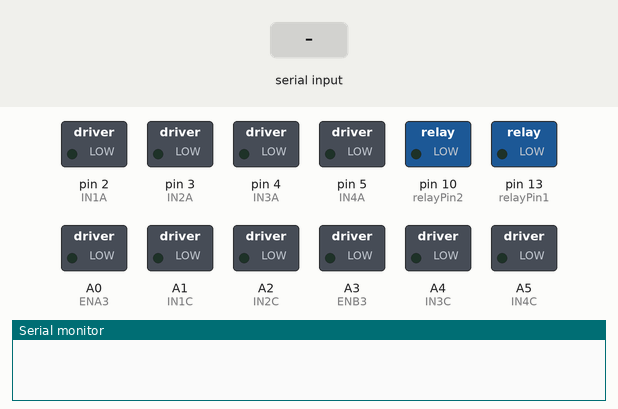
Recording of a sketch running on a simulated Arduino Uno, built with avr-gcc and run on an emulated ATmega328P. On the bench: switched loads named in the sketch (green lamp = pin HIGH), the last lines printed to the serial monitor. The test bench sets the inputs (shaded band).

Above: at 1.2 s.
1.3 s: "R" received over Serial
At 1.9 s:
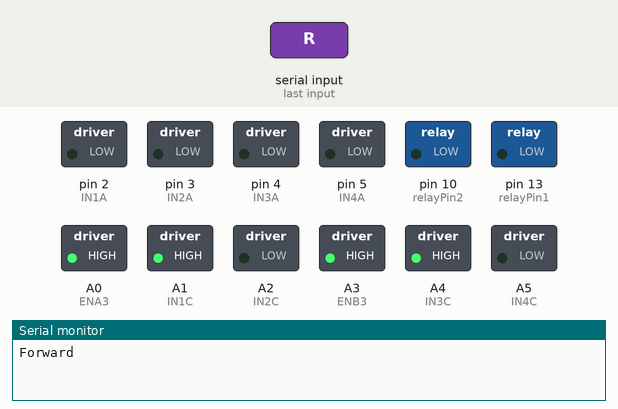
2.8 s: byte 84 ('T') received over Serial
At 4.0 s:
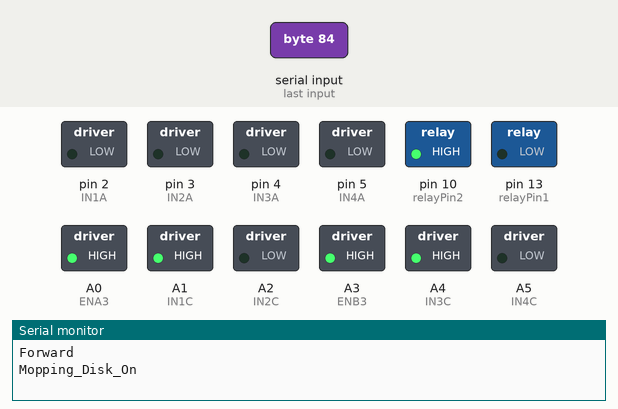
4.3 s: byte 114 ('r') received over Serial
At 5.4 s:
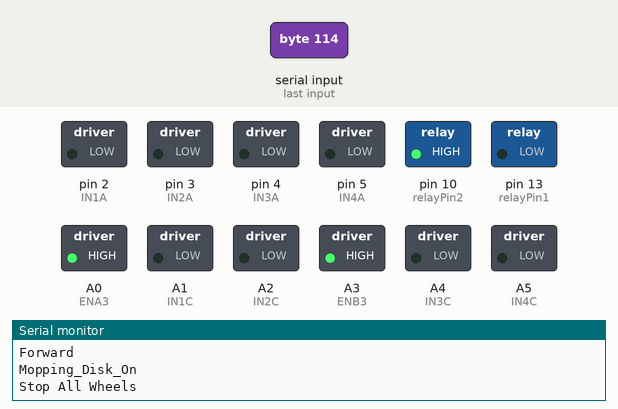
5.8 s: byte 116 ('t') received over Serial
At 6.5 s:
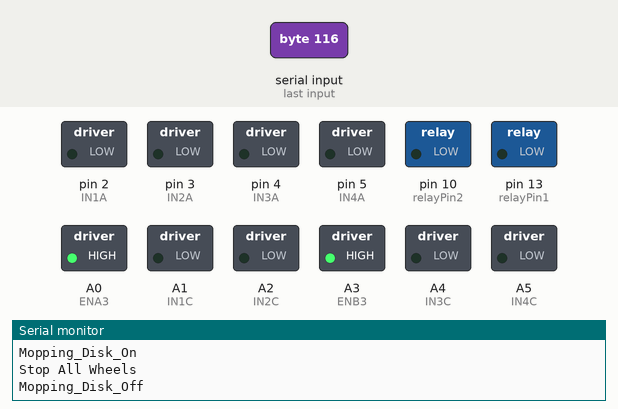
7.3 s: "G" received over Serial
At 7.6 s:
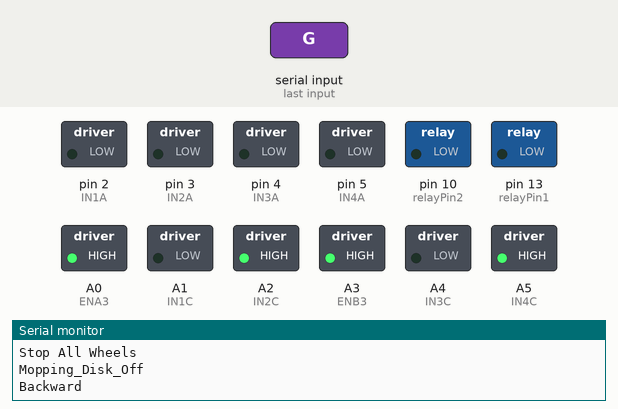
8.8 s: "B" received over Serial
At 10.0 s:
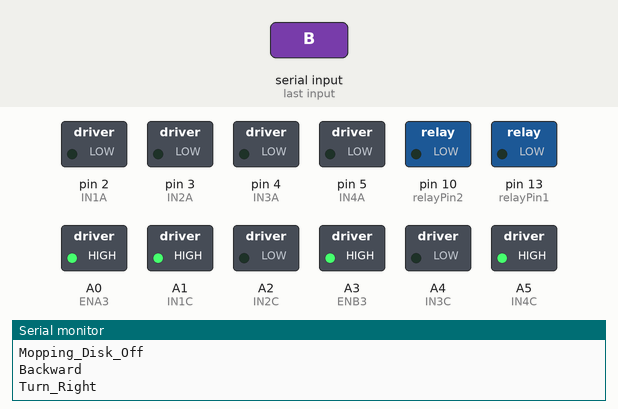
Timing chart, 0 to 11.3 s (numbered marks = the images above; inputs shaded):
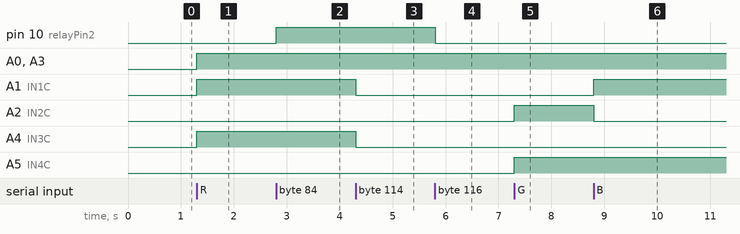

The sketch:

Final_One_DP_R3.ino
```cpp
// Define motor control pins for L298N Motor Driver 1 Water Pump & Cooling Fan
const int IN1A = 2;
const int IN2A = 3;
const int IN3A = 4;
const int IN4A = 5;

// Define motor control pins for L298N Motor Driver 2 Front Wheels
const int ENA3 = A0;
const int IN1C = A1;
const int IN2C = A2;
const int ENB3 = A3;
const int IN3C = A4;
const int IN4C = A5;

//Define relay pin
//Sweeping Roller
const int relayPin1 = 13;
//Mopping Disk
const int relayPin2 = 10;

// Define signal of Bluetooth controller
char data;

void setup() {
  // Initialize motor control pins as outputs
  Serial.begin(9600);
  pinMode(IN1A, OUTPUT);
  pinMode(IN2A, OUTPUT);
  pinMode(IN3A, OUTPUT);
  pinMode(IN4A, OUTPUT);

  pinMode(ENA3, OUTPUT);
  pinMode(IN1C, OUTPUT);
  pinMode(IN2C, OUTPUT);
  pinMode(ENB3, OUTPUT);
  pinMode(IN3C, OUTPUT);
  pinMode(IN4C, OUTPUT);

  pinMode(relayPin1, OUTPUT);
  digitalWrite(relayPin1, LOW);
  pinMode(relayPin2, OUTPUT);
  digitalWrite(relayPin2, LOW);
}

void loop() {
  // Check if there is any data received from the Bluetooth module
  if (Serial.available() >0) {
    // Read the incoming data
    data = Serial.read();

    // Print the received data to the serial monitor
    if (data == 'R') {
      Serial.println("Forward");
      moveForward();
    }
    else if (data == 'G') {
      Serial.println("Backward");
      moveBackward();
    }
    else if (data == 'B') {
      Serial.println("Turn_Right");
      turnRight();
    }
    else if (data == 'Y') {
      Serial.println("Turn_Left");
      turnLeft();
    }
    else if (data == 'D') {
      Serial.println("Start All");
      startAllMotors();
    }
    else if (data == 'C') {
      Serial.println("Cooling_Fan_On");
      coolingFan();
    }
    else if (data == 'c') {
      Serial.println("Cooling_Fan_Off");
      coolingFanOff();
    }
    else if (data == 'S') {
      Serial.println("Sweeping_Roller_On");
      sweepingRoller();
    }
    else if (data == 's') {
      Serial.println("Sweeping_Roller_Off");
      sweepingRollerOff();
    }
    else if (data == 'W') {
      Serial.println("Water_Pump_On");
      waterPump();
    }
    else if (data == 'w') {
      Serial.println("Waater_Pump_Off");
      waterPumpOff();
    }
    else if (data == 'T') {
      Serial.println("Mopping_Disk_On");
      moppingDisk();
    }
    else if (data == 't') {
      Serial.println("Mopping_Disk_Off");
      moppingDiskOff();
    }
    else if (data == 'A') {
      Serial.println("Autonomous Mode");
      //autonomousMode = !autonomousMode; // Toggle autonomous mode
    }
    else if (data == 'a') {
      Serial.println("Autonomous Mode Off");
      //autonomousMode = !autonomousMode; // Toggle autonomous mode
    }
    else if ((data == 'r') || (data == 'g') || (data == 'b') || (data == 'y')) {
      Serial.println("Stop All Wheels");
      stopAllWheels();
    }
    /*else if ((data == 'a') || (data == 'c') || (data == 's') || (data == 'w') || (data == 't')) {
      Serial.println("Stop All");
      stopAllMotors();
    }*/
    else if (data == 'd') {
      Serial.println("Stop All");
      stopAllMotors();
    }
  }
}

void moveForward(){
  // Motor Driver 2
  digitalWrite(IN1C, HIGH);
  digitalWrite(IN2C, LOW);
  analogWrite(ENA3, 255);

  digitalWrite(IN3C, HIGH);
  digitalWrite(IN4C, LOW);
  analogWrite(ENB3, 255);
}

void startAllMotors(){
  //Motion of the front
  //Motor Driver 1
  digitalWrite(IN1A, HIGH);
  digitalWrite(IN2A, LOW);

  digitalWrite(IN3A, HIGH);
  digitalWrite(IN4A, LOW);

  //Relay
  digitalWrite(relayPin1, HIGH);
  digitalWrite(relayPin2, HIGH);
}

void moveBackward(){
  //Backward movement
  // Motor Driver 1
  digitalWrite(IN1A, LOW);
  digitalWrite(IN2A, LOW);

  digitalWrite(IN3A, LOW);
  digitalWrite(IN4A, LOW);

  // Motor Driver 2
  digitalWrite(IN1C, LOW);
  digitalWrite(IN2C, HIGH);
  analogWrite(ENA3, 255);

  digitalWrite(IN3C, LOW);
  digitalWrite(IN4C, HIGH);
  analogWrite(ENB3, 255);

  //Relay
  digitalWrite(relayPin1, LOW);
  digitalWrite(relayPin2, LOW);
}

void turnRight(){
  //Turn right side
  // Motor Driver 1
  digitalWrite(IN1A, LOW);
  digitalWrite(IN2A, LOW);

  digitalWrite(IN3A, LOW);
  digitalWrite(IN4A, LOW);

  // Motor Driver 2
  digitalWrite(IN1C, HIGH);
  digitalWrite(IN2C, LOW);
  //analogWrite(ENA3, 0);

  digitalWrite(IN3C, LOW);
  digitalWrite(IN4C, HIGH);
  //analogWrite(ENB3, 0);

  //Relay
  digitalWrite(relayPin1, LOW);
  digitalWrite(relayPin2, LOW);
}

void turnLeft(){
  //Turn right side
  // Motor Driver 1
  digitalWrite(IN1A, LOW);
  digitalWrite(IN2A, LOW);

  digitalWrite(IN3A, LOW);
  digitalWrite(IN4A, LOW);

  // Motor Driver 2
  digitalWrite(IN1C, LOW);
  digitalWrite(IN2C, HIGH);
  //analogWrite(ENA3, 0);

  digitalWrite(IN3C, HIGH);
  digitalWrite(IN4C, LOW);
  //analogWrite(ENB3, 0);

  //Relay
  digitalWrite(relayPin1, LOW);
  digitalWrite(relayPin2, LOW);
}

void stopAllWheels(){
  //Stop All Wheels
  // Motor Driver 2
  digitalWrite(IN1C, LOW);
  digitalWrite(IN2C, LOW);
  //analogWrite(ENA3, 0);

  digitalWrite(IN3C, LOW);
  digitalWrite(IN4C, LOW);
  //analogWrite(ENB3, 0);
}

void stopAllMotors(){
  //Stop All
  // Motor Driver 1
  digitalWrite(IN1A, LOW);
  digitalWrite(IN2A, LOW);

  digitalWrite(IN3A, LOW);
  digitalWrite(IN4A, LOW);

  // Motor Driver 2
  digitalWrite(IN1C, LOW);
  digitalWrite(IN2C, LOW);
  //analogWrite(ENA3, 0);

  digitalWrite(IN3C, LOW);
  digitalWrite(IN4C, LOW);
  //analogWrite(ENB3, 0);

  //Relay
  digitalWrite(relayPin1, LOW);
  digitalWrite(relayPin2, LOW);
}

void coolingFan() {
  digitalWrite(IN1A, HIGH);
  digitalWrite(IN2A, LOW);
}

void coolingFanOff() {
  digitalWrite(IN1A, LOW);
  digitalWrite(IN2A, LOW);
}

void sweepingRoller() {
  digitalWrite(relayPin1, HIGH);
}

void sweepingRollerOff() {
  digitalWrite(relayPin1, LOW);
}

void waterPump() {
  digitalWrite(IN3A, HIGH);
  digitalWrite(IN4A, LOW);
}

void waterPumpOff() {
  digitalWrite(IN3A, LOW);
  digitalWrite(IN4A, LOW);
}

void moppingDisk() {
  digitalWrite(relayPin2, HIGH);
}

void moppingDiskOff() {
  digitalWrite(relayPin2, LOW);
}
```

Measured:
- after the input at 1.3 s, A0 (ENA3), A1 (IN1C), A3 (ENB3), A4 (IN3C): LOW → HIGH at once
- after the input at 2.8 s, pin 10 (relayPin2): LOW → HIGH at once
- after the input at 4.3 s, A1 (IN1C), A4 (IN3C): HIGH → LOW at once
- after the input at 5.8 s, pin 10 (relayPin2): HIGH → LOW at once
- after the input at 7.3 s, A2 (IN2C), A5 (IN4C): LOW → HIGH at once
- after the input at 8.8 s, A1 (IN1C): LOW → HIGH at once; A2 (IN2C): HIGH → LOW at once
